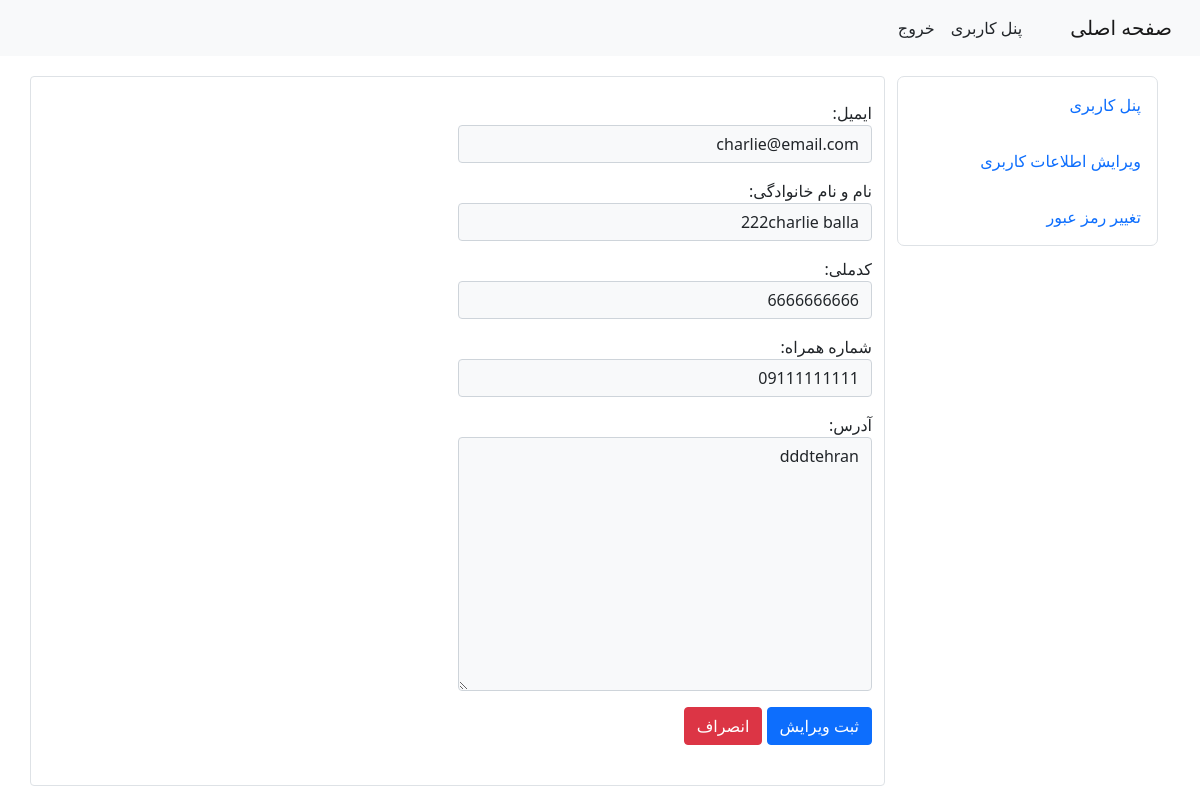
The page /accounts/edit/ (signed in) on the database its author committed.
### accounts/models.py (models this page shows, shortened)
class User(AbstractBaseUser):
    email =         models.EmailField(max_length=254, unique=True)
    full_name =     models.CharField(max_length=200)
    national_code = models.CharField(max_length=10, unique=True) #validate
    mobile =        models.CharField(max_length=11, unique=True) #validate
    address =       models.TextField()
    ACCESS_LEVELS = (
        ('s','simple'),
        ('o','operator')
    )
    access_level =  models.CharField(max_length=1,  choices=ACCESS_LEVELS, default = 's')
    is_admin =      models.BooleanField(default=False)
    is_active =     models.BooleanField(default=True)
    created =       models.DateTimeField(auto_now_add=True)
    updated =       models.DateTimeField(auto_now=True)
    USERNAME_FIELD = 'email'
    REQUIRED_FIELDS = ['full_name', 'national_code', 'mobile', 'address']
    objects = MyUserManager()

### accounts/views.py (the view)
# urls.py: path('edit/',views.user_edit,name='user_edit'),
@login_required
def user_edit(request):
    myid = request.user.id
    me = get_object_or_404(User, id = myid)
    if request.method =='POST':
        form = UserChangeForm(request.POST, instance=me)
        if form.is_valid():
            form.save()
            messages.success(request,'ویرایش مشخصات با موفقیت انجام شد','success')
            return redirect('accounts:dashboard')
    else :
        form = UserChangeForm(instance=me)
    context = {
        'form' : form
    }
    return render (request, 'accounts/user_edit.html', context)

### templates/accounts/user_edit.html (shortened to what this page needs)
{% extends 'base.html' %}
{% block content %}
    <div class="row">
        <div class="col-3 ">
            {% include 'accounts/vertical_navbar.html'  %}
        </div>
        <div class="col border border-secoundry py-4" style='border-radius:4px;'>
            <form method='POST' >
                {{ form.as_p }}
                <input type='submit' value='ثبت ویرایش' class='btn btn-primary' >
                <a href="{% url 'accounts:dashboard' %}" type="button" class="btn btn-danger">انصراف</a>
            </form>
        </div>
    </div>
{% endblock %}

### rows shown on the page
User: email "charlie@email.com", full_name "222charlie balla", national_code "6666666666", mobile "09111111111", address "dddtehran"
